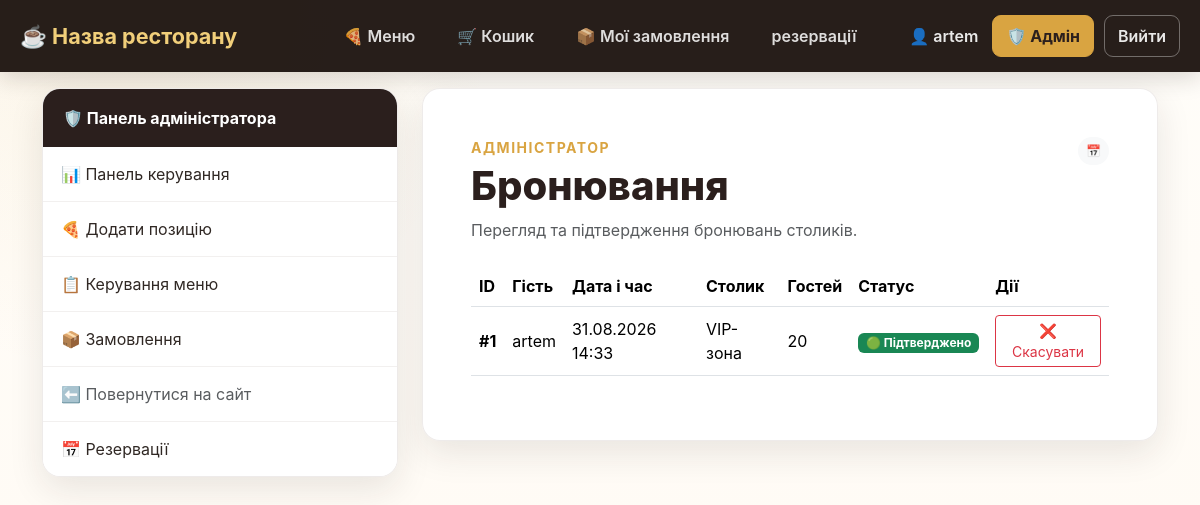
Screenshot of /admin/reservations (signed in) with the database file from the repository.
### online_restaurant_db.py (models this page shows, shortened)
class Base(DeclarativeBase):
    pass

class Users(Base, UserMixin):
    __tablename__ = "users"
    id: Mapped[int] = mapped_column(primary_key=True)
    nickname: Mapped[str] = mapped_column(String(100), unique=True)
    password: Mapped[str] = mapped_column(String(200))
    email: Mapped[str] = mapped_column(String(50), unique=True)
    role = Column(String(20), nullable=False, default="user")
    reservations = relationship("Reservation", foreign_keys="Reservation.user_id", back_populates="user")
    orders = relationship("Orders", foreign_keys="Orders.user_id", back_populates='user')

class Reservation(Base):
    __tablename__ = "reservation"
    id: Mapped[int] = mapped_column(primary_key=True)
    time_start: Mapped[datetime] = mapped_column(DateTime)
    type_table: Mapped[str] = mapped_column(String(20))
    guests: Mapped[int] = mapped_column(Integer, default=2)
    status: Mapped[str] = mapped_column(String(20), default="pending")
    user_id: Mapped[int] = mapped_column(ForeignKey('users.id'))
    user = relationship("Users", foreign_keys="Reservation.user_id", back_populates="reservations")

### online_restaurant.py (the view)
@app.route('/admin/reservations')
@login_required
@admin_required
def admin_reservations():
    with Session() as cursor:
        reservations = (
            cursor.query(Reservation)
            .options(joinedload(Reservation.user))
            .order_by(Reservation.time_start.desc())
            .all()
        )
    return render_template('admin_reservations.html', reservations=reservations)

### online_restaurant.py (called while the page is built)
@app.before_request
def ensure_csrf_token():
    if "csrf_token" not in session:
        session["csrf_token"] = secrets.token_hex(16)

def admin_required(function):
    @wraps(function)
    @login_required
    def decorated_function(*args, **kwargs):
        if current_user.role != 'admin':
            return redirect(url_for('home'))
        return function(*args, **kwargs)
    return decorated_function

@login_manager.user_loader
def load_user(user_id):
    with Session() as session:
        user = session.query(Users).filter_by(id = user_id).first()
        if user:
            return user

@app.after_request
def apply_csp(response):
    nonce = secrets.token_urlsafe(16)  # Генеруємо випадковий nonce для дозволених скриптів
    csp = (
        f"default-src 'self'; "
        f"script-src 'self' 'nonce-{nonce}'; "
        f"style-src 'self'; "
        f"frame-ancestors 'none'; "
        f"base-uri 'self'; "
        f"form-action 'self'"
    )
    response.headers["Content-Security-Policy"] = csp
    response.set_cookie('nonce', nonce)
    return response

### templates/admin_reservations.html (shortened to what this page needs)
<!DOCTYPE html>
<html lang="uk">
<head>
    <link rel="stylesheet" href="{{ url_for('static', filename='css/bootstrap.min.css') }}">
    <link rel="stylesheet" href="{{ url_for('static', filename='css/restaurant.css') }}">
</head>
<body>
{% include '_navigation.html' %}
<main class="container pb-5">
    <div class="row g-4">
        <aside class="col-lg-4">
            {% include '_admin_navigation.html' %}
        </aside>
        <section class="col-lg-8">
            <div class="form-card p-4 p-md-5">
                <div class="d-flex justify-content-between align-items-start gap-3 mb-4">
                    <div>
                        <div class="text-uppercase small fw-bold" style="color:var(--gold);letter-spacing:1.5px">
                            Адміністратор
                        </div>
                        <h1 class="section-title mt-1 mb-2">Бронювання</h1>
                        <p class="text-muted mb-0">Перегляд та підтвердження бронювань столиків.</p>
                    </div>
                    <span class="badge rounded-pill text-bg-light p-2">📅</span>
                </div>
                {% if reservations %}
                    <div class="table-responsive">
                        <table class="table align-middle">
                            <thead>
                                <tr>
                                    <th>ID</th>
                                    <th>Гість</th>
                                    <th>Дата і час</th>
                                    <th>Столик</th>
                                    <th>Гостей</th>
                                    <th>Статус</th>
                                    <th>Дії</th>
                                </tr>
                            </thead>
                            <tbody>
                                {% for res in reservations %}
                                <tr>
                                    <td class="fw-bold">#{{ res.id }}</td>
                                    <td>{{ res.user.nickname if res.user else '—' }}</td>
                                    <td>{{ res.time_start.strftime('%d.%m.%Y %H:%M') }}</td>
                                    <td>{{ res.type_table }}</td>
                                    <td>{{ res.guests }}</td>
                                    <td>
                                        {% if res.status == 'pending' %}
                                            <span class="badge text-bg-warning">🟡 Очікує</span>
                                        {% elif res.status == 'confirmed' %}
                                            <span class="badge text-bg-success">🟢 Підтверджено</span>
                                        {% elif res.status == 'cancelled' %}
                                            <span class="badge text-bg-danger">🔴 Скасовано</span>
                                        {% endif %}
                                    </td>
                                    <td>
                                        {% if res.status == 'pending' %}
                                            <div class="d-flex gap-2">
                                                <form action="{{ url_for('admin_confirm_reservation', reservation_id=res.id) }}" method="POST">
                                                    <input type="hidden" name="csrf_token" value="{{ session['csrf_token'] }}">
                                                    <button type="submit" class="btn btn-sm btn-gold">✅ Підтвердити</button>
                                                </form>
                                                <form action="{{ url_for('admin_cancel_reservation', reservation_id=res.id) }}" method="POST">
                                                    <input type="hidden" name="csrf_token" value="{{ session['csrf_token'] }}">
                                                    <button type="submit" class="btn btn-sm btn-outline-danger">❌ Скасувати</button>
                                                </form>
                                            </div>
                                        {% elif res.status == 'confirmed' %}
                                            <form action="{{ url_for('admin_cancel_reservation', reservation_id=res.id) }}" method="POST">
                                                <button type="submit" class="btn btn-sm btn-outline-danger">❌ Скасувати</button>
                                            </form>
                                        {% else %}
                                            <span class="text-muted small">—</span>
                                        {% endif %}
                                    </td>
                                </tr>
                                {% endfor %}
                            </tbody>
                        </table>
                    </div>
                {% else %}
                    <div class="feature-card text-center py-5">
                        <div class="display-4 mb-3">📭</div>
                        <h2 class="h5 fw-bold">Бронювань поки немає</h2>
                        <p class="text-muted mb-0">Нові бронювання з'являться тут автоматично.</p>
                    </div>
                {% endif %}
            </div>
        </section>
    </div>
</main>
</body>
</html>

### templates/_navigation.html (shortened to what this page needs)
<nav class="restaurant-nav">
    <div class="nav-container">
        <a href="/" class="restaurant-brand">
            ☕ Назва ресторану
        </a>
        <div class="nav-links">
            {% if current_user.is_authenticated %}
                <a href="/menu" class="nav-link">
                    🍕 Меню
                </a>
                <a href="/cart" class="nav-link">
                    🛒 Кошик
                </a>
                <a href="/my_orders" class="nav-link">
                    📦 Мої замовлення
                </a>
                <a href="/reservation" class="nav-link">
                   резервації
                      </a>
            {% else %}
                <a href="/menu" class="nav-link">
                    🍕 Меню
            {% endif %}
        </div>
        <div class="nav-user">
            {% if current_user.is_authenticated %}
                <span class="username">
                    👤 {{ current_user.nickname }}
                </span>
                {% if current_user.role == 'admin' %}
                    <a href="/admin"
                       class="admin-button">
                        🛡️ Адмін
                    </a>
                {% endif %}
                <form action="/logout"
                      method="post"
                      class="logout-form">
                    <button type="submit"
                            class="logout-button">
                        Вийти
                    </button>
                </form>
            {% endif %}
        </div>
    </div>
</nav>

### static/css/restaurant.css (style rules this page uses)
:root { --coffee-950: #211713; --coffee-900: #2b1f1d; --coffee-800: #3a2925; --coffee-700: #5a3d32; --cream: #fffaf3; --cream-2: #f6eee4; --gold: #d9a441; --gold-light: #f1cf7a; --text: #302824; --muted: #766b64; --shadow: 0 12px 35px rgba(43, 31, 29, .10); --radius: 18px; }
* { box-sizing: border-box; }
body { margin: 0; min-height: 100vh; color: var(--text); background: radial-gradient( circle at 10% 0%, rgba(217, 164, 65, .10), transparent 28% ), linear-gradient( 180deg, #fffdf9 0%, var(--cream) 100% ); font-family: Inter, system-ui, -apple-system, BlinkMacSystemFont, "Segoe UI", sans-serif; }
.restaurant-nav { width: 100%; background: rgba(33, 23, 19, 0.97); box-shadow: 0 5px 25px rgba(33, 23, 19, 0.18); margin-bottom: 16px; }
.nav-container { width: min(1400px, calc(100% - 40px)); min-height: 72px; margin: 0 auto; display: grid; grid-template-columns: 1fr auto 1fr; align-items: center; }
.restaurant-brand { justify-self: start; color: var(--gold-light); text-decoration: none; font-size: 1.35rem; font-weight: 700; white-space: nowrap; transition: color .2s ease; }
.nav-links { display: flex; align-items: center; justify-content: center; gap: 10px; }
.nav-links .nav-link { display: inline-flex; align-items: center; justify-content: center; padding: 10px 16px; color: rgba(255, 255, 255, .85); text-decoration: none; font-weight: 600; white-space: nowrap; border-radius: 10px; transition: color .2s ease, background .2s ease, transform .2s ease; }
.nav-user { justify-self: end; display: flex; align-items: center; gap: 10px; }
.username { color: rgba(255, 255, 255, .9); font-weight: 600; white-space: nowrap; padding: 8px 4px; }
.admin-button { display: inline-flex; align-items: center; justify-content: center; padding: 8px 13px; color: #2b1f1d; background: var(--gold); border: 1px solid var(--gold); border-radius: 9px; text-decoration: none; font-weight: 700; white-space: nowrap; transition: .2s ease; }
.logout-form { margin: 0; }
.logout-button { padding: 8px 13px; color: rgba(255, 255, 255, .9); background: transparent; border: 1px solid rgba(255, 255, 255, .35); border-radius: 9px; font-weight: 600; cursor: pointer; white-space: nowrap; transition: .2s ease; }
.section-title { font-weight: 800; color: var(--coffee-900); }
.feature-card, .auth-card, .form-card, .menu-card, .admin-card { background: rgba(255, 255, 255, .94); border: 1px solid rgba(90, 61, 50, .10); border-radius: var(--radius); box-shadow: var(--shadow); }

### rows the page displays
Users: nickname "artem"
Reservation: id "1", user "artem", time_start "31.08.2026 14:33", type_table "VIP-зона", guests "20", status "🟢 Підтверджено"
